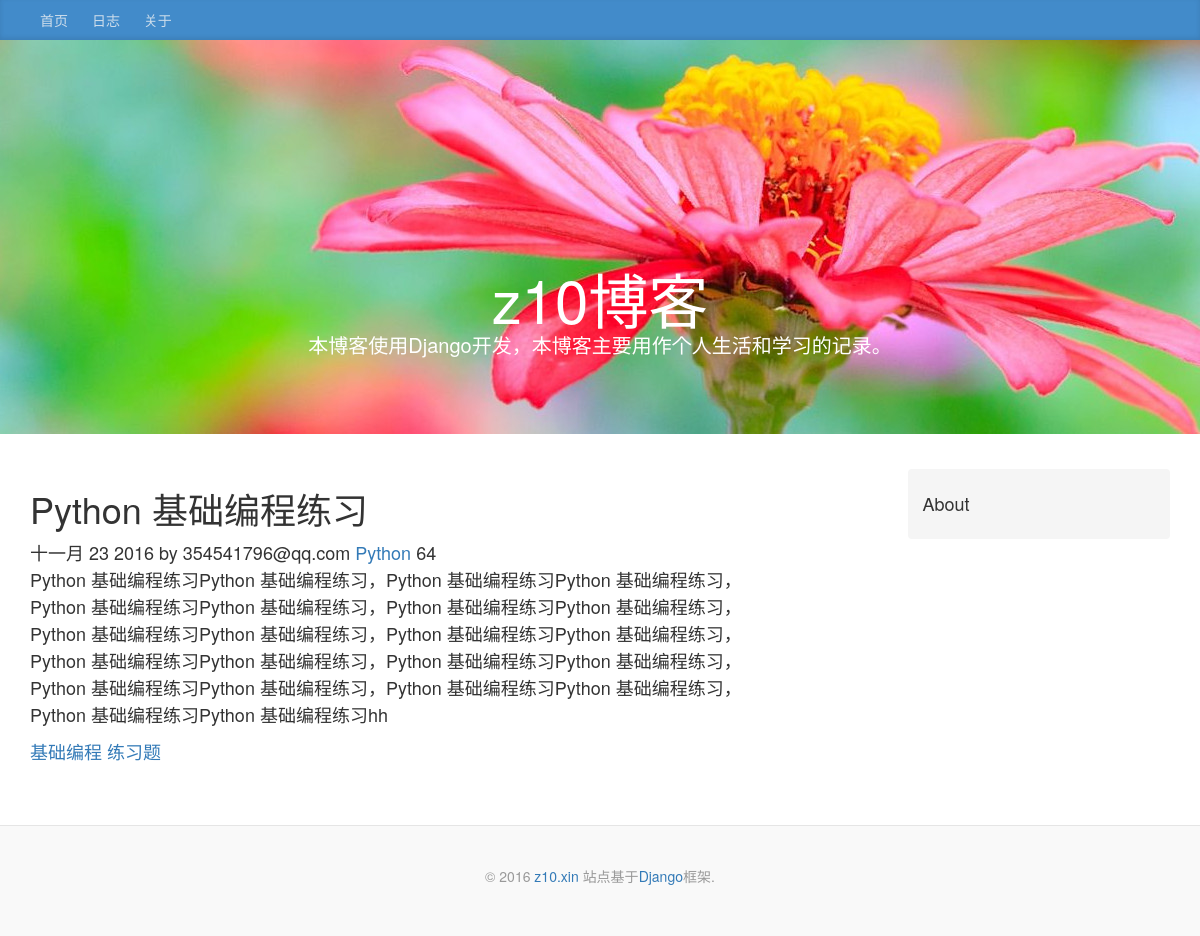
Page /blog/article/3 on the committed database.
### blog/models.py (models this page shows, shortened)
class Article(models.Model):
    STATUS_CHOICES = (
        ('p', '发布'),
        ('t', '草稿'),
        ('d', '删除'),
    )
    title = models.CharField('标题', max_length=55)
    content = models.TextField('内容')
    status = models.CharField(
        '状态', max_length=1, choices=STATUS_CHOICES, default='p')
    pub_date = models.DateTimeField('发布时间', default=timezone.now)
    changed_date = models.DateTimeField('修改时间', auto_now=True)
    views = models.PositiveIntegerField('浏览量', default=0)
    author = models.ForeignKey(
        settings.AUTH_USER_MODEL,
        on_delete=models.CASCADE)
    tags = models.ManyToManyField('Tag', verbose_name='标签')
    category = models.ForeignKey(
        'Category', verbose_name='分类', blank=True, null=True, on_delete=models.SET_NULL)
    class Meta:
        verbose_name = '博客文章'
        verbose_name_plural = verbose_name
    def viewed(self):
        self.views += 1
        self.save(update_fields=['views'])

class Category(models.Model):
    title = models.CharField('分类', max_length=40)
    create_time = models.DateTimeField('创建时间', default=timezone.now)
    def __str__(self):
        return self.title
    class Meta:
        verbose_name = '文章分类'
        verbose_name_plural = verbose_name

class Tag(models.Model):
    name = models.CharField('标签', max_length=40)
    def __str__(self):
        return self.name
    class Meta:
        verbose_name = '文章标签'
        verbose_name_plural = verbose_name

### accounts/models.py (models this page shows, shortened)
class User(AbstractBaseUser, PermissionsMixin):
    email = models.EmailField('邮箱', unique=True, db_index=True)
    username = models.CharField(
        '用户名', max_length=75, unique=True)
    is_staff = models.BooleanField('职员身份', default=False)
    is_active = models.BooleanField('激活状态', default=True)
    date_joined = models.DateTimeField('注册时间', default=timezone.now)
    login_attempted = models.IntegerField('登录失败几次', default=0)
    update = models.DateTimeField('上次登录尝试', auto_now=True)
    secret = models.CharField('密匙', max_length=16, blank=True)
    verification_needed = models.BooleanField('启用登录验证', default=False)
    objects = UserManage()
    USERNAME_FIELD = 'email'
    REQUIRED_FIELDS = ['username']
    class Meta:
        verbose_name = '用户'
        verbose_name_plural = verbose_name

### blog/views.py (the view)
class ArticleDetailView(DetailView):
    model = Article
    template_name = 'blog/detail.html'
    context_object_name = 'articles'
    pk_url_kwarg = 'article_id'
    def get_object(self):
        obj = super(ArticleDetailView, self).get_object()
        if obj.status == 'p':
            obj.viewed()
            return obj

### home/context.py (called while the page is built)
def all_context(request):
    SITE_NAME = settings.SITE_NAME
    SITE_BLOG_DES = settings.SITE_BLOG_DES
    SITE_URL = settings.SITE_URL
    return locals()

### blog/templates/blog/detail.html (shortened to what this page needs)
{% extends "blog/base.html" %}
{% block content %}
<div class="col-sm-8 blog-main">
    {% if articles %}
        <div class="blog-post">
            <h1>{{ articles.title }}</h1>
        {{ articles.pub_date | date:"M j Y" }} by {{ articles.author}}
        <a href="{% url 'blog:category' articles.category_id %}">{{ articles.category }}</a>
        {{ articles.views }}
        <p>{{ articles.content }}</p>
        {% if articles.tags.all %}
            {% for tag in articles.tags.all %}
                <a href="{% url 'blog:tag' tag.id %}">{{ tag }}</a>
            {% endfor %}
        {% endif %}
        </div>
    {% endif %}
</div>
<div class="col-sm-3 col-sm-offset-1 blog-sidebar">
        <div class="sidebar-module sidebar-module-inset">
            <h4>About</h4>
        </div>
</div>
{% endblock content %}

### blog/static/css/style.css (style rules this page uses)
body { display: block; padding: 0; margin: 0; font-size: 14px; line-height: 1.428; }
.sidebar-module-inset { padding: 15px; background: #f5f5f5; border-radius: 4px; }
.blog-main { font-size: 18px; line-height: 1.5; }
.blog-post { margin-bottom: 60px; }

### rows in the picture
Article: title "Python 基础编程练习", pub_date "十一月 23 2016", author "354541796@qq.com", category "Python", views "64", content "Python 基础编程练习Python 基础编程练习，Python 基础编程练习Python 基础编程练习，Python 基础编程练习Python 基础编程练习，Python 基础编程练习Python 基础编程练习，Python 基础编程练习Python 基础编程练习，Python 基础编程练习Python 基础编程练习，Python 基础编程练习Python 基础编程练习，Python 基础编程练习Python 基础编程练习，Python 基础编程练习Python 基础编程练习，Python 基础编程练习Python 基础编程练习，Python 基础编程练习Python 基础编程练习hh"
Tag: name "基础编程"
Tag: name "练习题"

### other values in the picture
{{ SITE_NAME }} "z10博客"
{{ SITE_BLOG_DES }} "本博客使用Django开发，本博客主要用作个人生活和学习的记录。"
